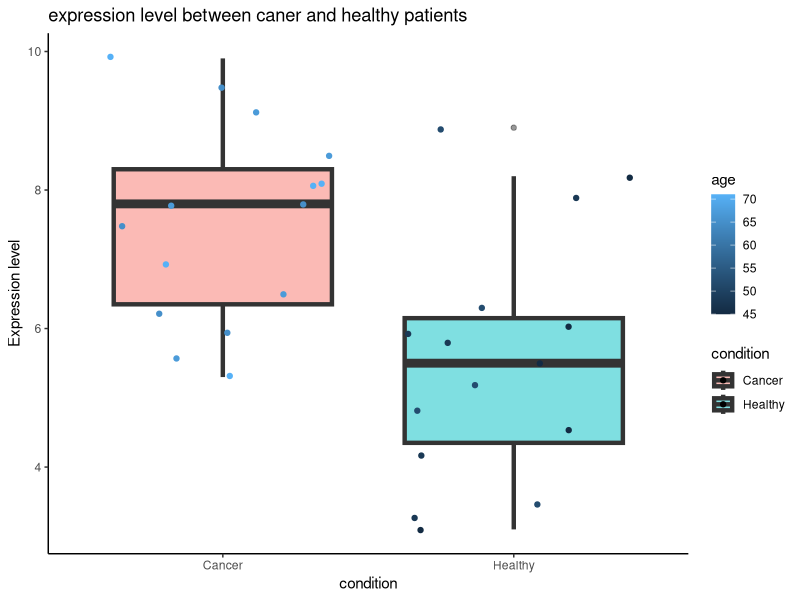
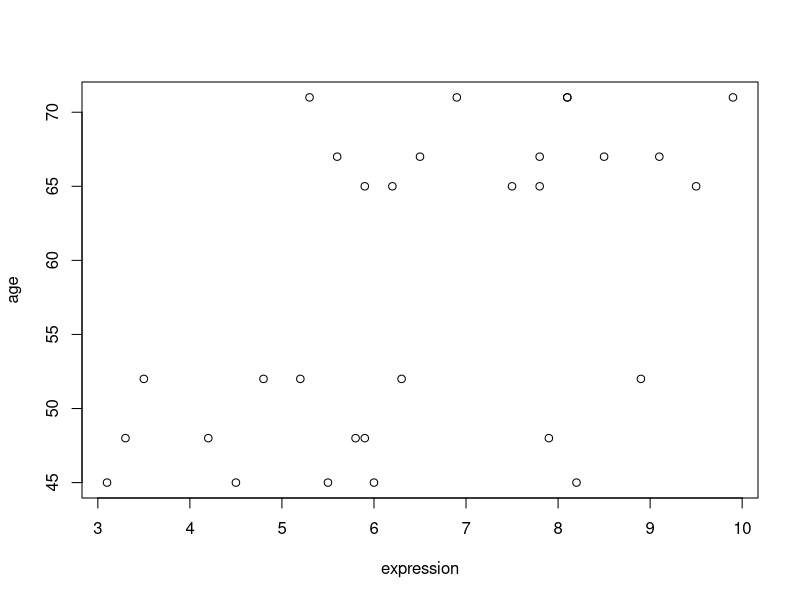
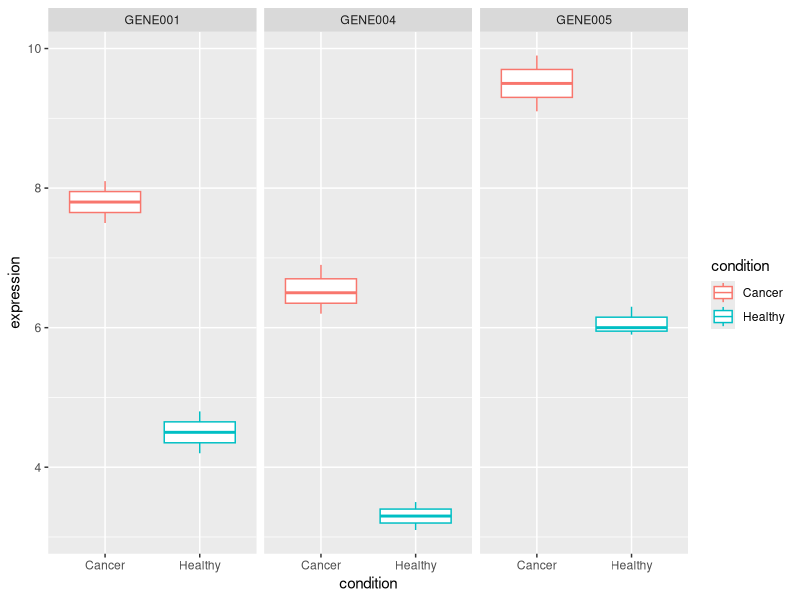

Write R code to recreate these figures, in order.
library(dplyr)
library(tidyr)
library(ggplot2)


getwd()
gene_ex <- read.table("Data/gene_expression.csv", header = TRUE, sep = ",")
sample_met <- read.table("Data/sample_metadata.csv", header = TRUE, sep = ",")

head(gene_ex)
head(sample_met)

gene_ex_long <- gene_ex %>%
  pivot_longer(
    cols = -gene_id,
    names_to = "sample_id",
    values_to = "expression"
  )

head(gene_ex_long)
merged_data <- merge(gene_ex_long, sample_met, by.x = "sample_id", by.y = "sample_id") # nolint
head(merged_data)

# Checking missing values
colSums(is.na(merged_data)) # all clean

# checking if expression levels correlate with age
correlation_matrix <- merged_data %>%
  select(where(is.numeric)) %>%
  cor()

correlation_matrix # NOTE based on this matrix there is a moderate positive r = 0.54 # nolint
# correlation between age and expression levels, this need further investigation

# since sample id and condition representative of the same
# thing sample id gets dropped
merged_data <- merged_data %>% select(-sample_id)

head(merged_data) # now the data is much cleaner

# time for some data visualization
boxplot_of_condition <- ggplot(data = merged_data, aes(x = condition, y = expression, fill = condition)) + # nolint
  geom_boxplot(alpha = 0.5, size = 1.5) +
  geom_jitter(aes(color = age)) +
  labs(
    title = "expression level between caner and healthy patients",
    x = "condition",
    y = "Expression level"
  ) +
  theme_classic()
ggsave("Output/boxplot_of_condition.png")


# NOTE expression levels seems much higher in caner patients based on this
# boxplot and also they seems to be older patients too, based on this boxplot
# and the previous correlation matrix it seems caner is heavily related to
# age and higher expression level

# To further investigate that claim we will make a scatter plot
png("Output/scatter_plot.png")
scatter_plot <- with(merged_data, {
  plot(age ~ expression)
  linear_model <- lm(expression ~ age)
  abline(linear_model)
})
dev.off()
# NOTE Again the expression levels looks higher in older patients


## Differential Expression Analysis

t_test_results <- by(
  merged_data,
  merged_data$gene_id,
  function(df) t.test(expression ~ condition, data = df)$p.value
)
t_test_results
t_test <- data.frame(
  gene_id = names(t_test_results),
  unadjusted_p_values = unlist(t_test_results)
)
t_test$p_adjusted <- p.adjust(t_test$unadjusted_p_values, method = "bonferroni")
significant_p_values <- t_test %>% filter(p_adjusted <= 0.05)

significant_p_values # NOTE gene 001 and 004 and 005 are significant
significant_genes <- significant_p_values$gene_id
selected_genes <- merged_data %>% filter(gene_id %in% significant_genes) #nolint

significant_gene_boxplot <- ggplot(data = selected_genes, aes(x = condition, y = expression, color = condition)) +
  geom_boxplot() + facet_wrap(gene_id~.)
ggsave("Output/significant_gene_boxplot.png")